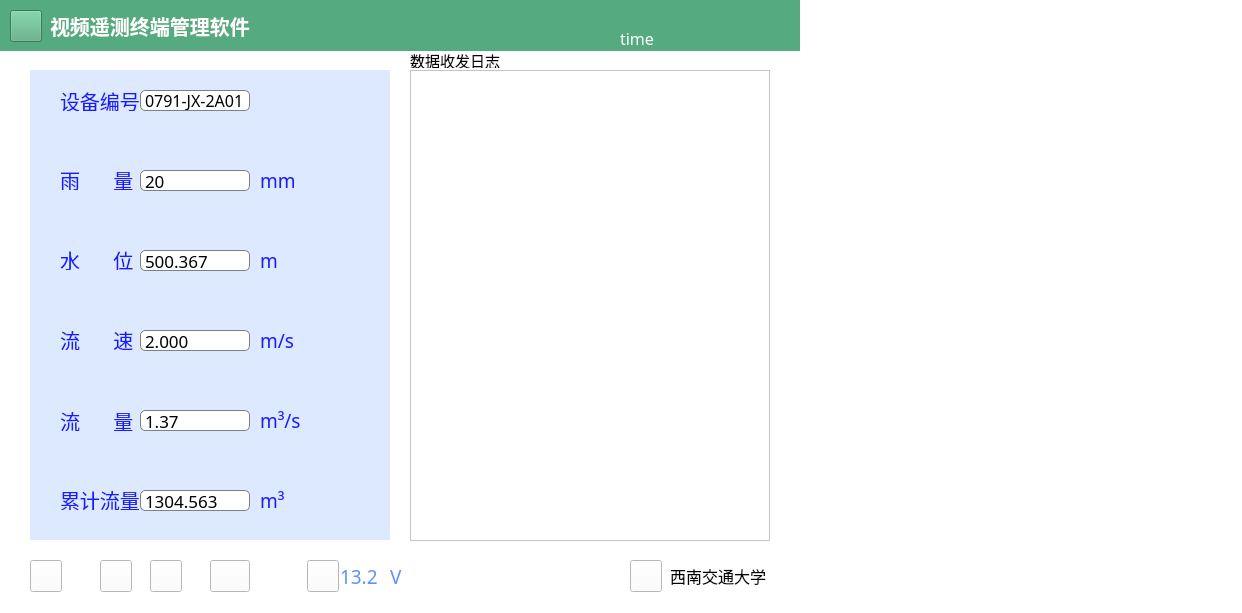
<?xml version="1.0" encoding="UTF-8"?>
<ui version="4.0">
 <class>SerialPort</class>
 <widget class="QWidget" name="SerialPort">
  <property name="geometry">
   <rect>
    <x>0</x>
    <y>0</y>
    <width>1242</width>
    <height>613</height>
   </rect>
  </property>
  <property name="windowTitle">
   <string>MainWindow</string>
  </property>
  <property name="styleSheet">
   <string notr="true">background-color:white;</string>
  </property>
  <widget class="QWidget" name="centralWidget" native="true">
   <property name="geometry">
    <rect>
     <x>0</x>
     <y>50</y>
     <width>800</width>
     <height>501</height>
    </rect>
   </property>
   <property name="font">
    <font>
     <family>WenQuanYi Zen Hei</family>
    </font>
   </property>
   <property name="styleSheet">
    <string notr="true">background-color: rgb(255, 255, 255);</string>
   </property>
   <widget class="QPlainTextEdit" name="DataReceived">
    <property name="geometry">
     <rect>
      <x>410</x>
      <y>20</y>
      <width>360</width>
      <height>471</height>
     </rect>
    </property>
    <property name="styleSheet">
     <string notr="true"/>
    </property>
   </widget>
   <widget class="QLabel" name="label_7">
    <property name="geometry">
     <rect>
      <x>410</x>
      <y>2</y>
      <width>111</width>
      <height>16</height>
     </rect>
    </property>
    <property name="font">
     <font>
      <family>WenQuanYi Zen Hei Sharp</family>
      <pointsize>11</pointsize>
      <weight>7</weight>
      <italic>false</italic>
      <bold>false</bold>
     </font>
    </property>
    <property name="styleSheet">
     <string notr="true">font: 57 11pt &quot;WenQuanYi Zen Hei Sharp&quot;;</string>
    </property>
    <property name="text">
     <string>数据收发日志</string>
    </property>
   </widget>
   <widget class="QFrame" name="Leftwindow">
    <property name="geometry">
     <rect>
      <x>30</x>
      <y>20</y>
      <width>360</width>
      <height>470</height>
     </rect>
    </property>
    <property name="styleSheet">
     <string notr="true">border-color: rgb(30, 14, 255);

background-color: rgb(220, 233, 255);
</string>
    </property>
    <widget class="QLabel" name="StationCode">
     <property name="geometry">
      <rect>
       <x>30</x>
       <y>20</y>
       <width>81</width>
       <height>21</height>
      </rect>
     </property>
     <property name="font">
      <font>
       <pointsize>15</pointsize>
      </font>
     </property>
     <property name="styleSheet">
      <string notr="true">color: rgb(24, 27, 255);</string>
     </property>
     <property name="text">
      <string>设备编号</string>
     </property>
    </widget>
    <widget class="QLabel" name="TNS">
     <property name="geometry">
      <rect>
       <x>110</x>
       <y>20</y>
       <width>110</width>
       <height>21</height>
      </rect>
     </property>
     <property name="font">
      <font>
       <family>WenQuanYi Zen Hei Sharp</family>
       <pointsize>12</pointsize>
       <weight>7</weight>
       <italic>false</italic>
       <bold>false</bold>
      </font>
     </property>
     <property name="styleSheet">
      <string notr="true">color: black;
font: 57 12pt &quot;WenQuanYi Zen Hei Sharp&quot;;
border : 0.5px solid  grey;
border-radius:5px;
background-color:white;

</string>
     </property>
     <property name="midLineWidth">
      <number>1</number>
     </property>
     <property name="text">
      <string>0791-JX-2A01</string>
     </property>
    </widget>
    <widget class="QLabel" name="n_line1">
     <property name="geometry">
      <rect>
       <x>30</x>
       <y>100</y>
       <width>81</width>
       <height>20</height>
      </rect>
     </property>
     <property name="font">
      <font>
       <pointsize>15</pointsize>
      </font>
     </property>
     <property name="styleSheet">
      <string notr="true">color: rgb(24, 27, 255);
</string>
     </property>
     <property name="text">
      <string>雨      量</string>
     </property>
    </widget>
    <widget class="QLabel" name="Rainfall">
     <property name="geometry">
      <rect>
       <x>110</x>
       <y>100</y>
       <width>110</width>
       <height>21</height>
      </rect>
     </property>
     <property name="font">
      <font>
       <family>WenQuanYi Zen Hei Sharp</family>
       <pointsize>13</pointsize>
       <weight>7</weight>
       <italic>false</italic>
       <bold>false</bold>
      </font>
     </property>
     <property name="styleSheet">
      <string notr="true">color: black;
font: 57 13pt &quot;WenQuanYi Zen Hei Sharp&quot;;
border : 0.5px solid  grey;
border-radius:5px;
background-color:white;</string>
     </property>
     <property name="text">
      <string>20</string>
     </property>
    </widget>
    <widget class="QLabel" name="d_line1">
     <property name="geometry">
      <rect>
       <x>230</x>
       <y>100</y>
       <width>41</width>
       <height>21</height>
      </rect>
     </property>
     <property name="font">
      <font>
       <family>WenQuanYi Zen Hei Sharp</family>
       <pointsize>14</pointsize>
       <weight>7</weight>
       <italic>false</italic>
       <bold>false</bold>
      </font>
     </property>
     <property name="styleSheet">
      <string notr="true">color: rgb(24, 27, 255);
font: 57 14pt &quot;WenQuanYi Zen Hei Sharp&quot;;</string>
     </property>
     <property name="text">
      <string>mm</string>
     </property>
    </widget>
    <widget class="QLabel" name="Messagetime">
     <property name="geometry">
      <rect>
       <x>270</x>
       <y>100</y>
       <width>71</width>
       <height>31</height>
      </rect>
     </property>
     <property name="styleSheet">
      <string notr="true">color: rgb(200, 7, 17);</string>
     </property>
     <property name="text">
      <string/>
     </property>
    </widget>
    <widget class="QLabel" name="n_line2">
     <property name="geometry">
      <rect>
       <x>30</x>
       <y>180</y>
       <width>81</width>
       <height>20</height>
      </rect>
     </property>
     <property name="font">
      <font>
       <pointsize>15</pointsize>
      </font>
     </property>
     <property name="styleSheet">
      <string notr="true">color: rgb(24, 27, 255);</string>
     </property>
     <property name="text">
      <string>水      位</string>
     </property>
    </widget>
    <widget class="QLabel" name="Waterlevel">
     <property name="geometry">
      <rect>
       <x>110</x>
       <y>180</y>
       <width>110</width>
       <height>21</height>
      </rect>
     </property>
     <property name="font">
      <font>
       <family>WenQuanYi Zen Hei Sharp</family>
       <pointsize>13</pointsize>
       <weight>7</weight>
       <italic>false</italic>
       <bold>false</bold>
      </font>
     </property>
     <property name="styleSheet">
      <string notr="true">color: black;
font: 57 13pt &quot;WenQuanYi Zen Hei Sharp&quot;;
border : 0.5px solid  grey;
border-radius:5px;
background-color:white;</string>
     </property>
     <property name="text">
      <string>500.367</string>
     </property>
    </widget>
    <widget class="QLabel" name="d_line2">
     <property name="geometry">
      <rect>
       <x>230</x>
       <y>180</y>
       <width>41</width>
       <height>21</height>
      </rect>
     </property>
     <property name="font">
      <font>
       <family>WenQuanYi Zen Hei Sharp</family>
       <pointsize>14</pointsize>
       <weight>7</weight>
       <italic>false</italic>
       <bold>false</bold>
      </font>
     </property>
     <property name="styleSheet">
      <string notr="true">color: rgb(24, 27, 255);
font: 57 14pt &quot;WenQuanYi Zen Hei Sharp&quot;;</string>
     </property>
     <property name="text">
      <string>m</string>
     </property>
    </widget>
    <widget class="QLabel" name="n_line3">
     <property name="geometry">
      <rect>
       <x>30</x>
       <y>260</y>
       <width>81</width>
       <height>20</height>
      </rect>
     </property>
     <property name="font">
      <font>
       <pointsize>15</pointsize>
      </font>
     </property>
     <property name="styleSheet">
      <string notr="true">color: rgb(24, 27, 255);</string>
     </property>
     <property name="text">
      <string>流      速</string>
     </property>
    </widget>
    <widget class="QLabel" name="Flowvelocity">
     <property name="geometry">
      <rect>
       <x>110</x>
       <y>260</y>
       <width>110</width>
       <height>21</height>
      </rect>
     </property>
     <property name="font">
      <font>
       <family>WenQuanYi Zen Hei Sharp</family>
       <pointsize>13</pointsize>
       <weight>7</weight>
       <italic>false</italic>
       <bold>false</bold>
      </font>
     </property>
     <property name="styleSheet">
      <string notr="true">color: black;
font: 57 13pt &quot;WenQuanYi Zen Hei Sharp&quot;;
border : 0.5px solid  grey;
border-radius:5px;
background-color:white;</string>
     </property>
     <property name="text">
      <string>2.000</string>
     </property>
    </widget>
    <widget class="QLabel" name="d_line3">
     <property name="geometry">
      <rect>
       <x>230</x>
       <y>260</y>
       <width>41</width>
       <height>21</height>
      </rect>
     </property>
     <property name="font">
      <font>
       <family>WenQuanYi Zen Hei Sharp</family>
       <pointsize>14</pointsize>
       <weight>7</weight>
       <italic>false</italic>
       <bold>false</bold>
      </font>
     </property>
     <property name="styleSheet">
      <string notr="true">color: rgb(24, 27, 255);
font: 57 14pt &quot;WenQuanYi Zen Hei Sharp&quot;;</string>
     </property>
     <property name="text">
      <string>m/s</string>
     </property>
    </widget>
    <widget class="QLabel" name="n_line4">
     <property name="geometry">
      <rect>
       <x>30</x>
       <y>340</y>
       <width>81</width>
       <height>21</height>
      </rect>
     </property>
     <property name="font">
      <font>
       <pointsize>15</pointsize>
      </font>
     </property>
     <property name="styleSheet">
      <string notr="true">color: rgb(24, 27, 255);
</string>
     </property>
     <property name="text">
      <string>流      量</string>
     </property>
    </widget>
    <widget class="QLabel" name="Flow">
     <property name="geometry">
      <rect>
       <x>110</x>
       <y>340</y>
       <width>110</width>
       <height>21</height>
      </rect>
     </property>
     <property name="font">
      <font>
       <family>WenQuanYi Zen Hei Sharp</family>
       <pointsize>13</pointsize>
       <weight>7</weight>
       <italic>false</italic>
       <bold>false</bold>
      </font>
     </property>
     <property name="styleSheet">
      <string notr="true">color: black;
font: 57 13pt &quot;WenQuanYi Zen Hei Sharp&quot;;
border : 0.5px solid  grey;
border-radius:5px;
background-color:white;</string>
     </property>
     <property name="text">
      <string>1.37</string>
     </property>
    </widget>
    <widget class="QLabel" name="d_line4">
     <property name="geometry">
      <rect>
       <x>230</x>
       <y>340</y>
       <width>51</width>
       <height>21</height>
      </rect>
     </property>
     <property name="font">
      <font>
       <family>WenQuanYi Zen Hei Sharp</family>
       <pointsize>14</pointsize>
       <weight>7</weight>
       <italic>false</italic>
       <bold>false</bold>
      </font>
     </property>
     <property name="styleSheet">
      <string notr="true">color: rgb(24, 27, 255);
font: 57 14pt &quot;WenQuanYi Zen Hei Sharp&quot;;</string>
     </property>
     <property name="text">
      <string>m³/s</string>
     </property>
    </widget>
    <widget class="QLabel" name="n_line5">
     <property name="geometry">
      <rect>
       <x>30</x>
       <y>420</y>
       <width>81</width>
       <height>20</height>
      </rect>
     </property>
     <property name="font">
      <font>
       <pointsize>15</pointsize>
      </font>
     </property>
     <property name="styleSheet">
      <string notr="true">color: rgb(24, 27, 255);
</string>
     </property>
     <property name="text">
      <string>累计流量</string>
     </property>
    </widget>
    <widget class="QLabel" name="Totalflow">
     <property name="geometry">
      <rect>
       <x>110</x>
       <y>420</y>
       <width>110</width>
       <height>21</height>
      </rect>
     </property>
     <property name="font">
      <font>
       <family>WenQuanYi Zen Hei Sharp</family>
       <pointsize>13</pointsize>
       <weight>7</weight>
       <italic>false</italic>
       <bold>false</bold>
      </font>
     </property>
     <property name="styleSheet">
      <string notr="true">color: black;
font: 57 13pt &quot;WenQuanYi Zen Hei Sharp&quot;;
border : 0.5px solid  grey;
border-radius:5px;
background-color:white;</string>
     </property>
     <property name="text">
      <string>1304.563</string>
     </property>
    </widget>
    <widget class="QLabel" name="d_line5">
     <property name="geometry">
      <rect>
       <x>230</x>
       <y>420</y>
       <width>51</width>
       <height>21</height>
      </rect>
     </property>
     <property name="font">
      <font>
       <family>WenQuanYi Zen Hei Sharp</family>
       <pointsize>14</pointsize>
       <weight>7</weight>
       <italic>false</italic>
       <bold>false</bold>
      </font>
     </property>
     <property name="styleSheet">
      <string notr="true">color: rgb(24, 27, 255);
font: 57 14pt &quot;WenQuanYi Zen Hei Sharp&quot;;</string>
     </property>
     <property name="text">
      <string>m³</string>
     </property>
    </widget>
   </widget>
  </widget>
  <widget class="QWidget" name="Topwindow" native="true">
   <property name="geometry">
    <rect>
     <x>0</x>
     <y>0</y>
     <width>800</width>
     <height>51</height>
    </rect>
   </property>
   <property name="font">
    <font>
     <family>WenQuanYi Zen Hei</family>
    </font>
   </property>
   <property name="styleSheet">
    <string notr="true">background-color: rgb(85, 170, 127);</string>
   </property>
   <widget class="QLabel" name="ruanjian">
    <property name="geometry">
     <rect>
      <x>50</x>
      <y>10</y>
      <width>200</width>
      <height>32</height>
     </rect>
    </property>
    <property name="font">
     <font>
      <pointsize>15</pointsize>
      <weight>75</weight>
      <bold>true</bold>
     </font>
    </property>
    <property name="styleSheet">
     <string notr="true">color: white;
</string>
    </property>
    <property name="text">
     <string>视频遥测终端管理软件</string>
    </property>
   </widget>
   <widget class="QLabel" name="Timeshow">
    <property name="geometry">
     <rect>
      <x>620</x>
      <y>30</y>
      <width>171</width>
      <height>16</height>
     </rect>
    </property>
    <property name="font">
     <font>
      <family>WenQuanYi Zen Hei Sharp</family>
      <pointsize>12</pointsize>
      <weight>7</weight>
      <italic>false</italic>
      <bold>false</bold>
     </font>
    </property>
    <property name="styleSheet">
     <string notr="true">color: white;
font: 57 12pt &quot;WenQuanYi Zen Hei Sharp&quot;;

background-color: rgb(85, 170, 127);</string>
    </property>
    <property name="text">
     <string>time</string>
    </property>
   </widget>
   <widget class="QPushButton" name="serial_btn">
    <property name="geometry">
     <rect>
      <x>10</x>
      <y>10</y>
      <width>32</width>
      <height>32</height>
     </rect>
    </property>
    <property name="text">
     <string/>
    </property>
   </widget>
  </widget>
  <widget class="QWidget" name="Bottomwidget" native="true">
   <property name="geometry">
    <rect>
     <x>0</x>
     <y>550</y>
     <width>800</width>
     <height>61</height>
    </rect>
   </property>
   <property name="styleSheet">
    <string notr="true">color: rgb(255, 255, 255);
</string>
   </property>
   <widget class="QPushButton" name="setting_btn">
    <property name="geometry">
     <rect>
      <x>30</x>
      <y>10</y>
      <width>32</width>
      <height>32</height>
     </rect>
    </property>
    <property name="text">
     <string/>
    </property>
   </widget>
   <widget class="QLabel" name="Batteryvoltage">
    <property name="geometry">
     <rect>
      <x>340</x>
      <y>16</y>
      <width>41</width>
      <height>21</height>
     </rect>
    </property>
    <property name="font">
     <font>
      <family>WenQuanYi Zen Hei Sharp</family>
      <pointsize>14</pointsize>
      <weight>7</weight>
      <italic>false</italic>
      <bold>false</bold>
     </font>
    </property>
    <property name="styleSheet">
     <string notr="true">color:rgb(94, 145, 255);
background-color:transparent;
font: 57 14pt &quot;WenQuanYi Zen Hei Sharp&quot;;</string>
    </property>
    <property name="text">
     <string>13.2</string>
    </property>
   </widget>
   <widget class="QLabel" name="V">
    <property name="geometry">
     <rect>
      <x>390</x>
      <y>16</y>
      <width>21</width>
      <height>21</height>
     </rect>
    </property>
    <property name="font">
     <font>
      <family>WenQuanYi Zen Hei Sharp</family>
      <pointsize>14</pointsize>
      <weight>7</weight>
      <italic>false</italic>
      <bold>false</bold>
     </font>
    </property>
    <property name="styleSheet">
     <string notr="true">color:rgb(94, 145, 255);
background-color:transparent;
font: 57 14pt &quot;WenQuanYi Zen Hei Sharp&quot;;</string>
    </property>
    <property name="text">
     <string>V</string>
    </property>
   </widget>
   <widget class="QLabel" name="SWJTU">
    <property name="geometry">
     <rect>
      <x>670</x>
      <y>16</y>
      <width>101</width>
      <height>20</height>
     </rect>
    </property>
    <property name="font">
     <font>
      <pointsize>12</pointsize>
     </font>
    </property>
    <property name="styleSheet">
     <string notr="true">color: rgb(0, 0, 0);</string>
    </property>
    <property name="text">
     <string>西南交通大学</string>
    </property>
   </widget>
   <widget class="QPushButton" name="battery_btn">
    <property name="geometry">
     <rect>
      <x>307</x>
      <y>10</y>
      <width>32</width>
      <height>32</height>
     </rect>
    </property>
    <property name="text">
     <string/>
    </property>
   </widget>
   <widget class="QPushButton" name="G4_btn">
    <property name="geometry">
     <rect>
      <x>210</x>
      <y>10</y>
      <width>40</width>
      <height>32</height>
     </rect>
    </property>
    <property name="text">
     <string/>
    </property>
   </widget>
   <widget class="QPushButton" name="Eth1_btn">
    <property name="geometry">
     <rect>
      <x>100</x>
      <y>10</y>
      <width>32</width>
      <height>32</height>
     </rect>
    </property>
    <property name="text">
     <string/>
    </property>
   </widget>
   <widget class="QPushButton" name="Eth2_btn">
    <property name="geometry">
     <rect>
      <x>150</x>
      <y>10</y>
      <width>32</width>
      <height>32</height>
     </rect>
    </property>
    <property name="text">
     <string/>
    </property>
   </widget>
   <widget class="QPushButton" name="Poweroff_btn">
    <property name="geometry">
     <rect>
      <x>630</x>
      <y>10</y>
      <width>32</width>
      <height>32</height>
     </rect>
    </property>
    <property name="text">
     <string/>
    </property>
   </widget>
   <widget class="QLabel" name="signal_strength">
    <property name="geometry">
     <rect>
      <x>260</x>
      <y>16</y>
      <width>41</width>
      <height>21</height>
     </rect>
    </property>
    <property name="font">
     <font>
      <family>WenQuanYi Zen Hei Sharp</family>
      <pointsize>14</pointsize>
      <weight>7</weight>
      <italic>false</italic>
      <bold>false</bold>
     </font>
    </property>
    <property name="styleSheet">
     <string notr="true">color:rgb(94, 145, 255);
background-color:transparent;
font: 57 14pt &quot;WenQuanYi Zen Hei Sharp&quot;;</string>
    </property>
    <property name="text">
     <string/>
    </property>
   </widget>
  </widget>
 </widget>
 <layoutdefault spacing="6" margin="11"/>
 <resources/>
 <connections>
  <connection>
   <sender>Poweroff_btn</sender>
   <signal>clicked()</signal>
   <receiver>centralWidget</receiver>
   <slot>close()</slot>
   <hints>
    <hint type="sourcelabel">
     <x>105</x>
     <y>575</y>
    </hint>
    <hint type="destinationlabel">
     <x>399</x>
     <y>300</y>
    </hint>
   </hints>
  </connection>
 </connections>
</ui>
